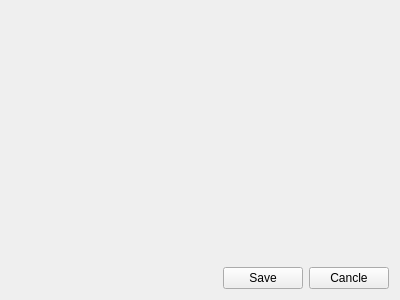
<?xml version="1.0" encoding="UTF-8"?>
<ui version="4.0">
 <class>CFrmTaskProperty</class>
 <widget class="QWidget" name="CFrmTaskProperty">
  <property name="geometry">
   <rect>
    <x>0</x>
    <y>0</y>
    <width>400</width>
    <height>300</height>
   </rect>
  </property>
  <property name="windowTitle">
   <string>Task property</string>
  </property>
  <layout class="QGridLayout" name="gridLayout">
   <item row="0" column="0">
    <widget class="QWidget" name="widget" native="true">
     <property name="sizePolicy">
      <sizepolicy hsizetype="Expanding" vsizetype="Expanding">
       <horstretch>0</horstretch>
       <verstretch>0</verstretch>
      </sizepolicy>
     </property>
    </widget>
   </item>
   <item row="1" column="0">
    <layout class="QHBoxLayout" name="horizontalLayout">
     <item>
      <spacer name="horizontalSpacer">
       <property name="orientation">
        <enum>Qt::Horizontal</enum>
       </property>
       <property name="sizeHint" stdset="0">
        <size>
         <width>40</width>
         <height>20</height>
        </size>
       </property>
      </spacer>
     </item>
     <item>
      <widget class="QPushButton" name="pbSave">
       <property name="text">
        <string>Save</string>
       </property>
      </widget>
     </item>
     <item>
      <widget class="QPushButton" name="pbCancle">
       <property name="text">
        <string>Cancle</string>
       </property>
      </widget>
     </item>
    </layout>
   </item>
  </layout>
 </widget>
 <resources/>
 <connections/>
</ui>
